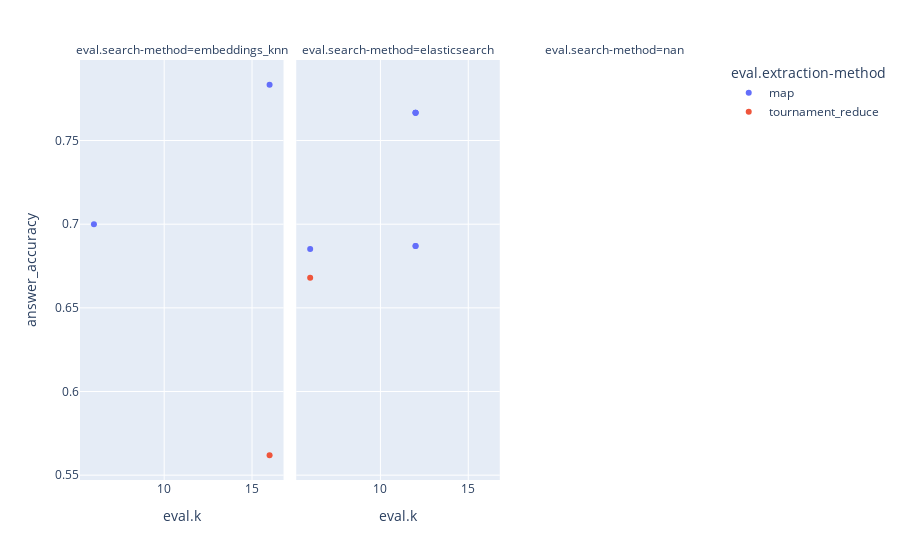

Write notebook code for a chart like this one.
### Code cell
px.scatter(
    df.with_columns(pl.col("answer_accuracy").cast(pl.Float32, strict=False)),
    x="eval.k",
    y="answer_accuracy",
    facet_col="eval.search-method",
    color="eval.extraction-method",
)

### Figure 1 — Plotly figure (JSON) as saved in the notebook; plotly's stock layout.template omitted (floating-point values rounded to 4 significant figures)
{"data": [{"hovertemplate": "eval.extraction-method=map<br>eval.search-method=embeddings_knn<br>eval.k=%{x}<br>answer_accuracy=%{y}<extra></extra>", "legendgroup": "map", "marker": {"color": "#636efa", "symbol": "circle"}, "mode": "markers", "name": "map", "orientation": "v", "showlegend": true, "type": "scatter", "x": [16, 6], "xaxis": "x", "y": [0.7833, 0.7], "yaxis": "y"}, {"hovertemplate": "eval.extraction-method=map<br>eval.search-method=elasticsearch<br>eval.k=%{x}<br>answer_accuracy=%{y}<extra></extra>", "legendgroup": "map", "marker": {"color": "#636efa", "symbol": "circle"}, "mode": "markers", "name": "map", "orientation": "v", "showlegend": false, "type": "scatter", "x": [12, 12, 12, 12, 12, 6], "xaxis": "x2", "y": [0.7667, 0.7667, 0.7667, 0.687, 0.687, 0.6852], "yaxis": "y2"}, {"hovertemplate": "eval.extraction-method=tournament_reduce<br>eval.search-method=embeddings_knn<br>eval.k=%{x}<br>answer_accuracy=%{y}<extra></extra>", "legendgroup": "tournament_reduce", "marker": {"color": "#EF553B", "symbol": "circle"}, "mode": "markers", "name": "tournament_reduce", "orientation": "v", "showlegend": true, "type": "scatter", "x": [16], "xaxis": "x", "y": [0.5619], "yaxis": "y"}, {"hovertemplate": "eval.extraction-method=tournament_reduce<br>eval.search-method=elasticsearch<br>eval.k=%{x}<br>answer_accuracy=%{y}<extra></extra>", "legendgroup": "tournament_reduce", "marker": {"color": "#EF553B", "symbol": "circle"}, "mode": "markers", "name": "tournament_reduce", "orientation": "v", "showlegend": false, "type": "scatter", "x": [6], "xaxis": "x2", "y": [0.6681], "yaxis": "y2"}], "layout": {"annotations": [{"font": {}, "showarrow": false, "text": "eval.search-method=embeddings_knn", "x": 0.16, "xanchor": "center", "xref": "paper", "y": 1, "yanchor": "bottom", "yref": "paper"}, {"font": {}, "showarrow": false, "text": "eval.search-method=elasticsearch", "x": 0.5, "xanchor": "center", "xref": "paper", "y": 1, "yanchor": "bottom", "yref": "paper"}, {"font": {}, "showarrow": false, "text": "eval.search-method=nan", "x": 0.84, "xanchor": "center", "xref": "paper", "y": 1, "yanchor": "bottom", "yref": "paper"}], "legend": {"title": {"text": "eval.extraction-method"}, "tracegroupgap": 0}, "margin": {"t": 60}, "xaxis": {"anchor": "y", "domain": [0, 0.32], "title": {"text": "eval.k"}}, "xaxis2": {"anchor": "y2", "domain": [0.34, 0.66], "matches": "x", "title": {"text": "eval.k"}}, "xaxis3": {"anchor": "y3", "domain": [0.68, 1.0], "matches": "x", "title": {"text": "eval.k"}}, "yaxis": {"anchor": "x", "domain": [0, 1], "title": {"text": "answer_accuracy"}}, "yaxis2": {"anchor": "x2", "domain": [0, 1], "matches": "y", "showticklabels": false}, "yaxis3": {"anchor": "x3", "domain": [0, 1], "matches": "y", "showticklabels": false}}}
